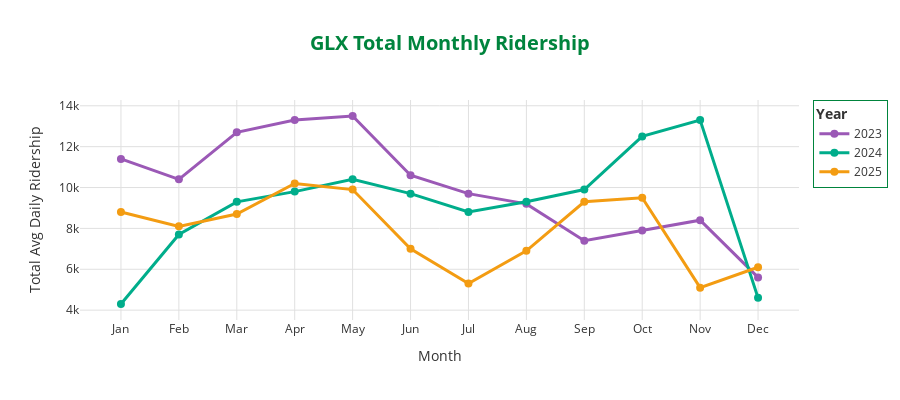

This figure's notebook cell:
### Markdown cell above
## Total monthly ridership

### Code cell
# Calculate total monthly ridership across all GLX stations
glx_stations = STATION_ORDER  # only the stations we're showing from above
monthly_totals = df[df['station'].isin(glx_stations)].groupby(['year', 'month'])['ridership'].sum().reset_index()

# Create line plot
fig_line = go.Figure()

for year in YEARS:
    year_data = monthly_totals[monthly_totals['year'] == year]
    fig_line.add_trace(go.Scatter(
        x=year_data['month'],
        y=year_data['ridership'],
        mode='lines+markers',
        name=str(year),
        line=dict(color=YEAR_COLORS[year], width=3),
        marker=dict(size=8)
    ))

fig_line.update_layout(
    title=dict(
        text='<b>GLX Total Monthly Ridership</b>',
        x=0.5,
        font=dict(size=20, color='#00843D')
    ),
    xaxis=dict(
        title='Month',
        tickmode='array',
        tickvals=list(range(1, 13)),
        ticktext=['Jan', 'Feb', 'Mar', 'Apr', 'May', 'Jun', 
                  'Jul', 'Aug', 'Sep', 'Oct', 'Nov', 'Dec'],
        gridcolor='#e0e0e0'
    ),
    yaxis=dict(
        title='Total Avg Daily Ridership',
        gridcolor='#e0e0e0'
    ),
    plot_bgcolor='#ffffff',
    paper_bgcolor='#ffffff',
    font=dict(color='#333333'),
    legend=dict(
        title=dict(text='<b>Year</b>'),
        bgcolor='#ffffff',
        bordercolor='#00843D',
        borderwidth=1
    ),
    width=900,
    height=400,
    hovermode='x unified'
)

fig_line.show()

### Figure 1 — Plotly figure (JSON) as saved in the notebook; plotly's stock layout.template omitted (floating-point values rounded to 4 significant figures)
{"data": [{"line": {"color": "#9B59B6", "width": 3}, "marker": {"size": 8}, "mode": "lines+markers", "name": "2023", "type": "scatter", "x": [1, 2, 3, 4, 5, 6, 7, 8, 9, 10, 11, 12], "y": [11400, 10400, 12700, 13300, 13500, 10600, 9700, 9200, 7400, 7900, 8400, 5600]}, {"line": {"color": "#00AD8B", "width": 3}, "marker": {"size": 8}, "mode": "lines+markers", "name": "2024", "type": "scatter", "x": [1, 2, 3, 4, 5, 6, 7, 8, 9, 10, 11, 12], "y": [4300, 7700, 9300, 9800, 10400, 9700, 8800, 9300, 9900, 12500, 13300, 4600]}, {"line": {"color": "#F39C12", "width": 3}, "marker": {"size": 8}, "mode": "lines+markers", "name": "2025", "type": "scatter", "x": [1, 2, 3, 4, 5, 6, 7, 8, 9, 10, 11, 12], "y": [8800, 8100, 8700, 10200, 9900, 7000, 5300, 6900, 9300, 9500, 5100, 6100]}], "layout": {"font": {"color": "#333333"}, "height": 400, "hovermode": "x unified", "legend": {"bgcolor": "#ffffff", "bordercolor": "#00843D", "borderwidth": 1, "title": {"text": "<b>Year</b>"}}, "paper_bgcolor": "#ffffff", "plot_bgcolor": "#ffffff", "title": {"font": {"color": "#00843D", "size": 20}, "text": "<b>GLX Total Monthly Ridership</b>", "x": 0.5}, "width": 900, "xaxis": {"gridcolor": "#e0e0e0", "tickmode": "array", "ticktext": ["Jan", "Feb", "Mar", "Apr", "May", "Jun", "Jul", "Aug", "Sep", "Oct", "Nov", "Dec"], "tickvals": [1, 2, 3, 4, 5, 6, 7, 8, 9, 10, 11, 12], "title": {"text": "Month"}}, "yaxis": {"gridcolor": "#e0e0e0", "title": {"text": "Total Avg Daily Ridership"}}}}
